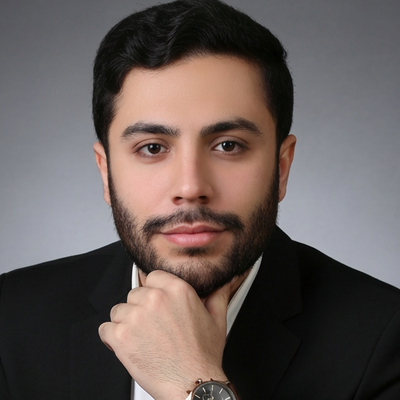
#> input picture src/author-sq.png, 400 x 400 px
$ python make_avatar.py
#> lines starting #> are read from the running program, lines starting #| are printed output that depends on the picture; after the words box and inside, x2 and y2 are one past the last pixel; in counts of white or black regions, pixels touching at a corner belong together
#> in main, src is the input picture: PIL image 400x400 RGB; mean R, G, B 100.9, 90.4, 87.7
#!/usr/bin/env python3
"""The round author avatar for the README footer, cut from the portrait the cover embeds.

    python3 src/tools/make_avatar.py      # write src/assets/avatar.png
    python3 src/make_avatar.py --check    # fail if the shipped file is stale

`src/author-sq.png` is the 400 x 400 master portrait and stays untouched. The README footer is a different job: a small
round headshot. Painting the master square into a 72 px box left the browser to do the resampling
and the corners hard, which is exactly what looked cheap.

So the avatar is a file made for its box:
*  the head is framed first (the cover's portrait has room around it that a small circle wastes),
*  the disc is resampled once, with Lanczos, at `AVATAR` px — twice the `PAINT` px the README
   asks for, so the picture stays sharp on a 2× display and the browser never has to upscale,
*  the circle is anti-aliased at 4× and carried in the alpha channel, so the corners are
   transparent instead of grey and the avatar sits on light and dark themes alike.
"""
from __future__ import annotations
import argparse, io, pathlib, sys

from PIL import Image, ImageDraw

ROOT = pathlib.Path(__file__).resolve().parents[2]
SRC = ROOT / "src" / "author-sq.png"
OUT = ROOT / "src" / "assets" / "avatar.png"

AVATAR = 240        # px, the file
PAINT = 120         # px, the README box — the file is 2× it
CROP = 0.90         # keep this share of the source square, centred on the head
CENTRE_Y = 0.46     # the head sits a little above the middle of the portrait
SS = 4              # supersampling factor for the mask edge


def build(src: Image.Image) -> bytes:
    if src.size[0] != src.size[1]:
        sys.exit(f"{SRC.name} is {src.size[0]}×{src.size[1]} — the portrait is expected square")
    w = src.size[0]
#> w = 400
    side = round(w * CROP)
#> side = 360
    x = (w - side) // 2
#> x = 20
    y = min(max(round(w * CENTRE_Y) - side // 2, 0), w - side)
#> y = 4
    head = src.convert("RGB").crop((x, y, x + side, y + side))
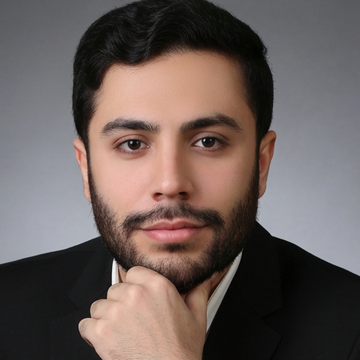
#> head: PIL image 360x360 RGB; mean R, G, B 106.3, 93.7, 90.3
    if side < AVATAR:
        sys.exit(f"the source gives only {side} px for a {AVATAR} px avatar — refusing to upscale")
    disc = head.resize((AVATAR, AVATAR), Image.LANCZOS)

    mask = Image.new("L", (AVATAR * SS, AVATAR * SS), 0)
#> mask: PIL image 960x960 L; every value is 0
    ImageDraw.Draw(mask).ellipse((0, 0, AVATAR * SS - 1, AVATAR * SS - 1), fill=255)
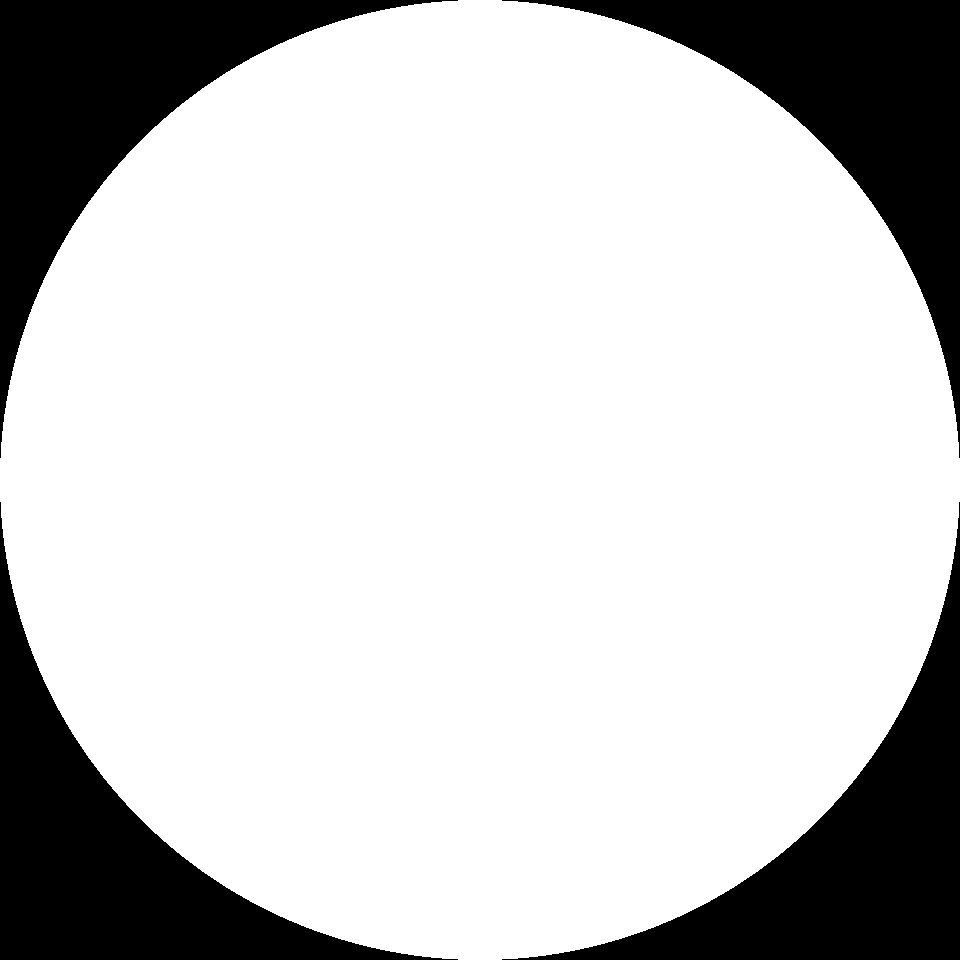
#> mask: PIL image 960x960 L; 78.5% white; 4 black regions, box (x1, y1, x2, y2) and area: (0, 0, 458, 458) 49479, (502, 0, 960, 458) 49479, (0, 502, 458, 960) 49479, (502, 502, 960, 960) 49479
    disc.putalpha(mask.resize((AVATAR, AVATAR), Image.LANCZOS))
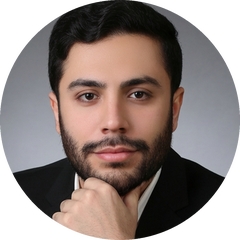
#> disc: PIL image 240x240 RGBA; mean R, G, B, A 106.3, 93.7, 90.3, 200.2; transparent parts drawn white

    buf = io.BytesIO()
    disc.save(buf, "PNG", optimize=True, compress_level=9)
    blob = buf.getvalue()
    back = Image.open(io.BytesIO(blob))
    back.load()
    if back.size != disc.size or back.tobytes() != disc.tobytes():
        sys.exit("PNG round-trip is not pixel-identical — refusing to write a lossy file")
    return blob


def main() -> None:
    ap = argparse.ArgumentParser(description="cut the round README avatar from the portrait")
    ap.add_argument("--check", action="store_true", help="compare against what is committed")
    args = ap.parse_args()
    if not SRC.exists():
        sys.exit(f"missing {SRC.relative_to(ROOT)} — the master portrait is missing")
    src = Image.open(SRC)
    blob = build(src)
    now = OUT.read_bytes() if OUT.exists() else None
    same = now == blob
#> same = False
    print(f"  {OUT.name:<20} {AVATAR}×{AVATAR}  {len(blob) / 1024:>6.0f} KiB  RGBA  "
          f"painted at {PAINT} px ({AVATAR // PAINT}× density)  "
          + ("unchanged" if same else ("STALE" if now else "new")))
#|   avatar.png           240×240      93 KiB  RGBA  painted at 120 px (2× density)  new
    if args.check:
        sys.exit(0 if same else f"{OUT.relative_to(ROOT)} no longer matches {SRC.name}")
    if not same:
        OUT.write_bytes(blob)
        print(f"  wrote {OUT.relative_to(ROOT)}")


if __name__ == "__main__":
    main()
